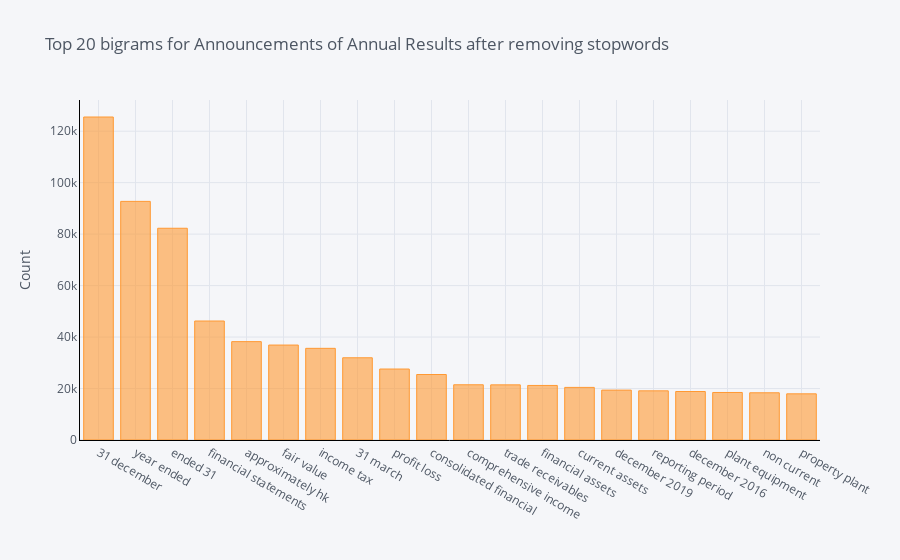

The notebook cell saved with this chart:
### Markdown cell above
As for this type of announcement, the most common bigrams are words that are common across *any* types of announcement, which is an observation in line with the relative shorter length of Trading Halt announcements as we shall see below.

### Code cell
df_temp = pd.DataFrame(get_top_n_bigrams(ar.Text, 20), columns = ['Text' , 'count'])
df_temp.groupby('Text').sum()['count'].sort_values(ascending=False).iplot(
    kind='bar', yTitle='Count', linecolor='black', title='Top 20 bigrams for Announcements of Annual Results after removing stopwords')

### Figure 1 — Plotly figure (JSON) as saved in the notebook; plotly's stock layout.template omitted (floating-point values rounded to 4 significant figures)
{"data": [{"marker": {"color": "rgba(255, 153, 51, 0.6)", "line": {"color": "rgba(255, 153, 51, 1.0)", "width": 1}}, "name": "count", "orientation": "v", "text": "", "type": "bar", "x": ["31 december", "year ended", "ended 31", "financial statements", "approximately hk", "fair value", "income tax", "31 march", "profit loss", "consolidated financial", "comprehensive income", "trade receivables", "financial assets", "current assets", "december 2019", "reporting period", "december 2016", "plant equipment", "non current", "property plant"], "y": [125513, 92726, 82280, 46243, 38223, 36891, 35621, 31951, 27580, 25449, 21456, 21425, 21202, 20439, 19387, 19101, 18846, 18464, 18346, 17941]}], "layout": {"legend": {"bgcolor": "#F5F6F9", "font": {"color": "#4D5663"}}, "paper_bgcolor": "#F5F6F9", "plot_bgcolor": "#F5F6F9", "title": {"font": {"color": "#4D5663"}, "text": "Top 20 bigrams for Announcements of Annual Results after removing stopwords"}, "xaxis": {"gridcolor": "#E1E5ED", "linecolor": "black", "showgrid": true, "tickfont": {"color": "#4D5663"}, "title": {"font": {"color": "#4D5663"}, "text": ""}, "zerolinecolor": "#E1E5ED"}, "yaxis": {"gridcolor": "#E1E5ED", "linecolor": "black", "showgrid": true, "tickfont": {"color": "#4D5663"}, "title": {"font": {"color": "#4D5663"}, "text": "Count"}, "zerolinecolor": "#E1E5ED"}}}
